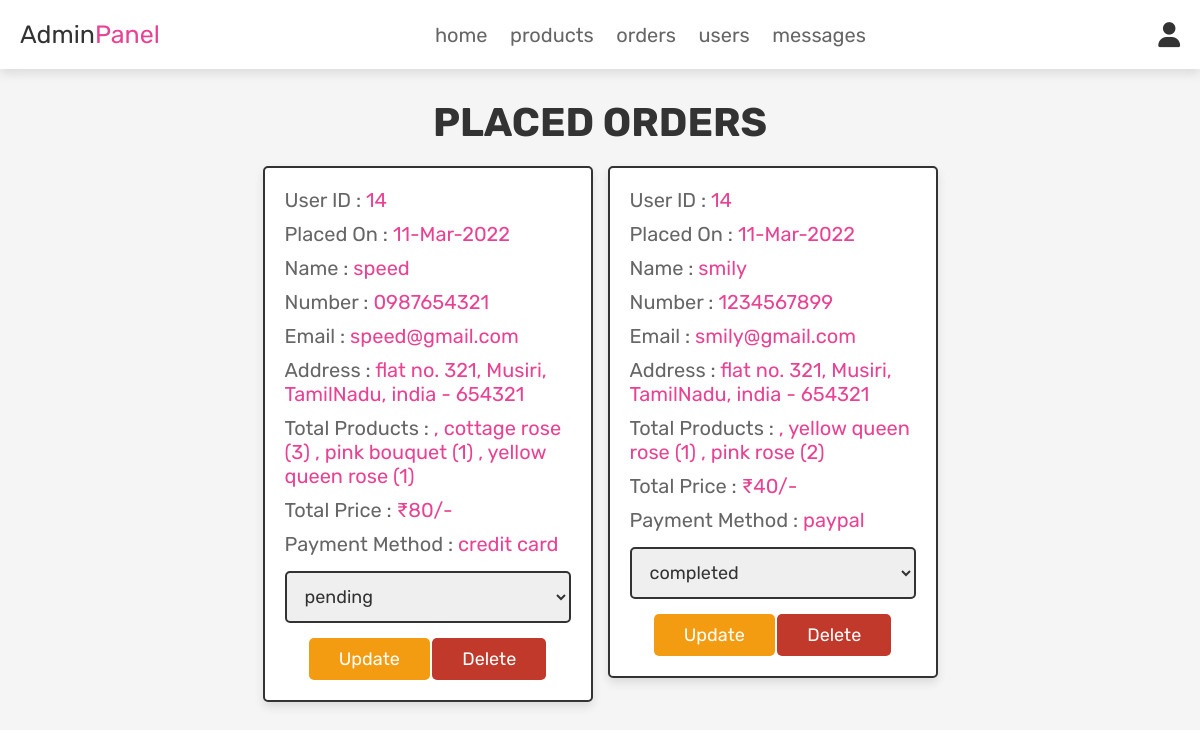
The app's page /admin_orders.php (signed in) with its own data.
### tables this page shows
CREATE TABLE `orders` (
  `id` int(100) NOT NULL,
  `user_id` int(100) NOT NULL,
  `name` varchar(100) NOT NULL,
  `number` varchar(12) NOT NULL,
  `email` varchar(100) NOT NULL,
  `method` varchar(50) NOT NULL,
  `address` varchar(500) NOT NULL,
  `total_products` varchar(1000) NOT NULL,
  `total_price` int(100) NOT NULL,
  `placed_on` varchar(50) NOT NULL,
  `payment_status` varchar(20) NOT NULL DEFAULT 'pending'
);

### admin_orders.php (the view, shortened to what this page needs)
<?php
@include 'config.php';
?>
<!DOCTYPE html>
<html lang="en">
<head>
   <link rel="stylesheet" href="https://cdnjs.cloudflare.com/ajax/libs/font-awesome/6.0.0/css/all.min.css">
   <link rel="stylesheet" href="css/admin_style.css">
</head>
<body>
<?php @include 'admin_header.php'; ?>
<section class="placed-orders">
   <h1 class="title">Placed Orders</h1>
   <div class="box-container">
      <?php
      $select_orders = mysqli_query($conn, "SELECT * FROM orders") or die('query failed');
      if (mysqli_num_rows($select_orders) > 0) {
         while ($fetch_orders = mysqli_fetch_assoc($select_orders)) {
      ?>
      <div class="box">
         <p> User ID : <span><?php echo $fetch_orders['user_id']; ?></span> </p>
         <p> Placed On : <span><?php echo $fetch_orders['placed_on']; ?></span> </p>
         <p> Name : <span><?php echo $fetch_orders['name']; ?></span> </p>
         <p> Number : <span><?php echo $fetch_orders['number']; ?></span> </p>
         <p> Email : <span><?php echo $fetch_orders['email']; ?></span> </p>
         <p> Address : <span><?php echo $fetch_orders['address']; ?></span> </p>
         <p> Total Products : <span><?php echo $fetch_orders['total_products']; ?></span> </p>
         <p> Total Price : <span>₹<?php echo $fetch_orders['total_price']; ?>/-</span> </p>
         <p> Payment Method : <span><?php echo $fetch_orders['method']; ?></span> </p>
         <form action="" method="post">
            <select name="update_payment">
               <option disabled selected>
               <?php
               if ($fetch_orders['method'] === 'cash on delivery' && $fetch_orders['payment_status'] === 'paid') {
                     echo 'pending';
                } else {
                     echo $fetch_orders['payment_status'];
               }
                ?>
               </option>
            </select>
            <input type="submit" name="update_order" value="Update" class="option-btn">
            <a href="admin_orders.php?delete=<?php echo $fetch_orders['id']; ?>" class="delete-btn" onclick="return confirm('Delete this order?');">Delete</a>
         </form>
      </div>
      <?php
         }
      } else {
         echo '<p class="empty">No orders placed yet!</p>';
      }
      ?>
   </div>
</section>
</body>
</html>

### css/admin_style.css (style rules this page uses)
:root { --pink:#e84393; --red:#c0392b; --orange:#f39c12; --black:#333; --white:#fff; --light-color:#666; --light-white:#ccc; --light-bg:#f5f5f5; --border:.2rem solid var(--black); --box-shadow:0 .5rem 1rem rgba(0,0,0,.1); }
* { font-family: 'Rubik', sans-serif; margin:0; padding:0; box-sizing: border-box; outline: none; border:none; text-decoration: none; transition:all .2s linear; }
html { font-size: 62.5%; overflow-x: hidden; scroll-behavior: smooth; scroll-padding-top: 6.5rem; }
body { background: var(--light-bg); }
section { padding:3rem 2rem; }
.title { text-align: center; margin-bottom: 2rem; color:var(--black); text-transform: uppercase; font-size: 4rem; }
.btn, .delete-btn, .option-btn { display: inline-block; border-radius: .5rem; margin-top: 1rem; font-size: 1.8rem; color:var(--white); cursor: pointer; padding:1rem 3rem; text-transform: capitalize; }
.delete-btn { background-color: var(--red); }
.option-btn { background-color: var(--orange); }
.placed-orders .box-container { display: grid; grid-template-columns: repeat(auto-fit, 33rem); gap:1.5rem; align-items: flex-start; max-width: 1200px; margin: 0 auto; justify-content: center; }
.placed-orders .box-container .box { padding:2rem; border:var(--border); background-color: var(--white); box-shadow: var(--box-shadow); border-radius: .5rem; }
.placed-orders .box-container .box p { margin-bottom: 1rem; font-size: 2rem; color:var(--light-color); }
.placed-orders .box-container .box p span { color:var(--pink); }
.placed-orders .box-container .box form { margin-top: 1rem; text-align: center; }
.placed-orders .box-container .box form select { width: 100%; border:var(--border); padding:1.2rem 1.4rem; font-size: 1.8rem; color:var(--black); border:var(--border); border-radius: .5rem; margin:.5rem 0; }

### records on screen
orders: user "14", placed_on "11-Mar-2022", name "speed", number "0987654321", email "speed@gmail.com", address "flat no. 321, Musiri, TamilNadu, india - 654321", total_products ", cottage rose (3) , pink bouquet (1) , yellow queen rose (1)", total_price "80", method "credit card", update_payment "pending"
orders: user "14", placed_on "11-Mar-2022", name "smily", number "1234567899", email "smily@gmail.com", address "flat no. 321, Musiri, TamilNadu, india - 654321", total_products ", yellow queen rose (1) , pink rose (2)", total_price "40", method "paypal", update_payment "completed"
